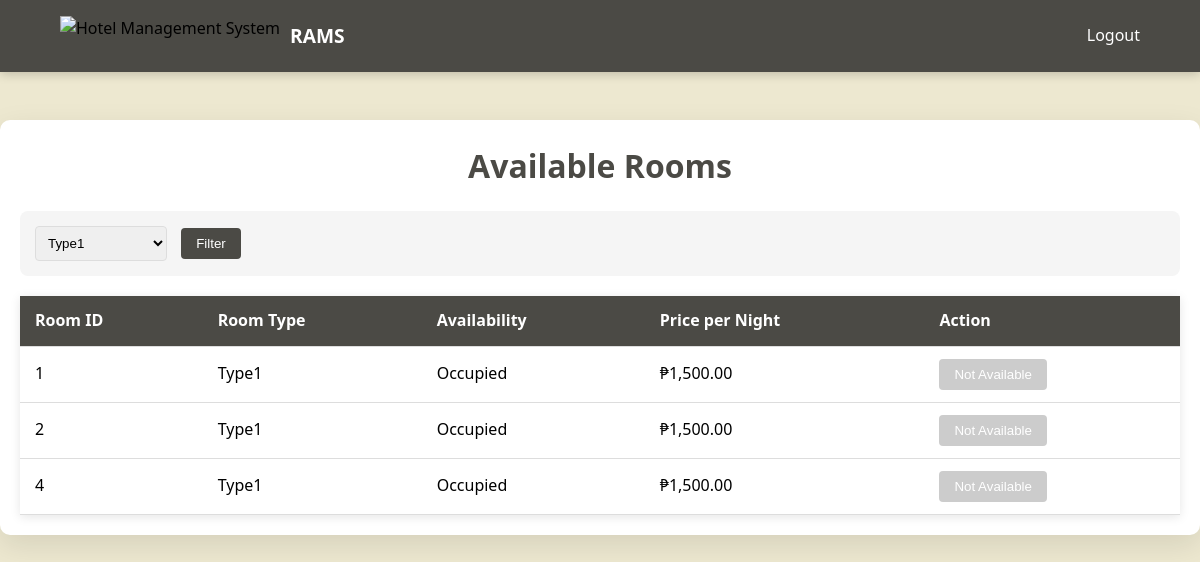
The app's page /customer_dashboard.php?type=Type1 (signed in) with its own data.
### tables this page shows
CREATE TABLE `tblroom` (
  `roomid` int(11) NOT NULL,
  `customerid` int(11) DEFAULT NULL,
  `isAvailable` tinyint(1) NOT NULL,
  `dateFrom` date NOT NULL,
  `dateTo` date NOT NULL,
  `roomType` varchar(50) NOT NULL,
  `price` decimal(10,2) NOT NULL
);

### customer_dashboard.php (the view, shortened to what this page needs)
<?php
    require_once 'conn.php';
    try {
        $selectedType = isset($_GET['type']) ? $_GET['type'] : '';
        $queryRooms = "SELECT roomid, customerid, isAvailable, dateFrom, dateTo, roomType, price FROM tblroom";
        if (!empty($selectedType)) {
            $queryRooms .= " WHERE roomType = '" . $connection->real_escape_string($selectedType) . "'";
        }
        $roomResultset = $connection->query($queryRooms);
        $typeQuery = "SELECT DISTINCT roomType FROM tblroom ORDER BY roomType";
        $typeResult = $connection->query($typeQuery);
        $roomTypes = [];
        if ($typeResult) {
            while ($row = $typeResult->fetch_assoc()) {
                $roomTypes[] = $row['roomType'];
            }
        }
    } catch (Exception $e) {
        error_log("Error in customer_dashboard.php: " . $e->getMessage());
        $error = "Error loading rooms: " . $e->getMessage();
    }
?>
<!DOCTYPE html>
<html>
<head>
    <link rel="stylesheet" href="css/indexStyle.css">
</head>
<body>
    <nav class="navbar">
        <div class="nav-container">
            <div class="logo">
                <img src="https://www.adaptivewfs.com/wp-content/uploads/2020/07/logo-placeholder-image.png" alt="Hotel Management System">
                <h1>RAMS</h1>
            </div>
            <div class="nav-menu">
                <a href="index.php#home">Logout</a>
            </div>
        </div>
    </nav>
    <div class="content">
        <h1>Available Rooms</h1>
        <div class="filter-section">
            <form method="GET" action="" id="filterForm">
                <select name="type" id="roomTypeFilter">
                    <?php foreach ($roomTypes as $type): ?>
                        <option value="<?php echo htmlspecialchars($type); ?>"
                                <?php echo ($selectedType === $type) ? 'selected' : ''; ?>>
                            <?php echo htmlspecialchars($type); ?>
                        </option>
                    <?php endforeach; ?>
                </select>
                <button type="submit">Filter</button>
            </form>
        </div>
        <?php if (isset($error)): ?>
            <div class="error-message"><?php echo $error; ?></div>
        <?php else: ?>
            <div class="table-responsive">
                <table>
                    <thead>
                        <tr>
                            <th>Room ID</th>
                            <th>Room Type</th>
                            <th>Availability</th>
                            <th>Price per Night</th>
                            <th>Action</th>
                        </tr>
                    </thead>
                    <tbody>
                        <?php while($room = $roomResultset->fetch_assoc()): ?>
                            <tr>
                                <td><?php echo htmlspecialchars($room['roomid']); ?></td>
                                <td><?php echo htmlspecialchars($room['roomType']); ?></td>
                                <td><?php echo $room['isAvailable'] ? 'Available' : 'Occupied'; ?></td>
                                <td>₱<?php echo number_format($room['price'] ?? 0, 2); ?></td>
                                <td>
                                    <button class="book-btn" onclick="openBookingForm(<?php echo $room['roomid']; ?>)" <?php echo !$room['isAvailable'] ? 'disabled' : ''; ?>>
                                        <?php echo $room['isAvailable'] ? 'Book Now' : 'Not Available'; ?>
                                    </button>
                                </td>
                            </tr>
                        <?php endwhile; ?>
                    </tbody>
                </table>
            </div>
        <?php endif; ?>
    </div>
</body>
</html>

### css/indexStyle.css (style rules this page uses)
:root { --primary-color: #4b4a45; --secondary-color: #000; --accent-color: #fff; --dark-color: #4b4a45; --light-color: #ede8d0; --button-color: #adad00; --text-color: #000; --transition: all 0.3s ease; }
* { box-sizing: border-box; margin: 0; padding: 0; }
body { font-family: 'Segoe UI', Tahoma, Geneva, Verdana, sans-serif; line-height: 1.6; color: var(--text-color); background-color: var(--light-color); }
.navbar { position: fixed; top: 0; width: 100%; background-color: var(--primary-color); padding: 1rem 0; z-index: 1000; backdrop-filter: blur(5px); box-shadow: 0 2px 10px rgba(0, 0, 0, 0.2); }
.nav-container { display: flex; justify-content: space-between; align-items: center; width: 90%; max-width: 1200px; margin: 0 auto; }
.logo { display: flex; align-items: center; gap: 10px; }
.logo img { height: 40px; }
.logo h1 { color: #fff; font-size: 1.2rem; font-weight: 600; }
.nav-menu { display: flex; gap: 2rem; }
.nav-menu a { color: #fff; text-decoration: none; transition: var(--transition); }

### customer_dashboard.php (style rules this page uses)
.content { max-width: 1200px; margin: 120px auto 30px auto; padding: 20px; background-color: #fff; border-radius: 10px; box-shadow: 0 10px 30px rgba(0,0,0,0.1); overflow-x: auto; }
.content h1 { color: var(--primary-color); text-align: center; margin-bottom: 20px; }
.filter-section { margin-bottom: 20px; padding: 15px; background: #f5f5f5; border-radius: 8px; display: flex; gap: 10px; align-items: center; }
.filter-section select { padding: 8px; border: 1px solid #ddd; border-radius: 4px; margin-right: 10px; }
.filter-section button { padding: 8px 15px; background-color: var(--primary-color); color: white; border: none; border-radius: 4px; cursor: pointer; }
table { width: 100%; border-collapse: collapse; margin-top: 20px; background: white; box-shadow: 0 2px 10px rgba(0,0,0,0.1); }
th, td { padding: 12px 15px; text-align: left; border-bottom: 1px solid #ddd; }
th { background-color: var(--primary-color); color: white; font-weight: bold; }
.book-btn { padding: 8px 15px; background-color: var(--primary-color); color: white; border: none; border-radius: 4px; cursor: pointer; text-decoration: none; display: inline-block; }
.book-btn:disabled { background-color: #ccc; cursor: not-allowed; }

### records on screen
tblroom: roomid "1", roomType "Type1", isAvailable "Occupied", price "1,500.00"
tblroom: roomid "2", roomType "Type1", isAvailable "Occupied", price "1,500.00"
tblroom: roomid "4", roomType "Type1", isAvailable "Occupied", price "1,500.00"

### other values on screen
form field type "Type1"
